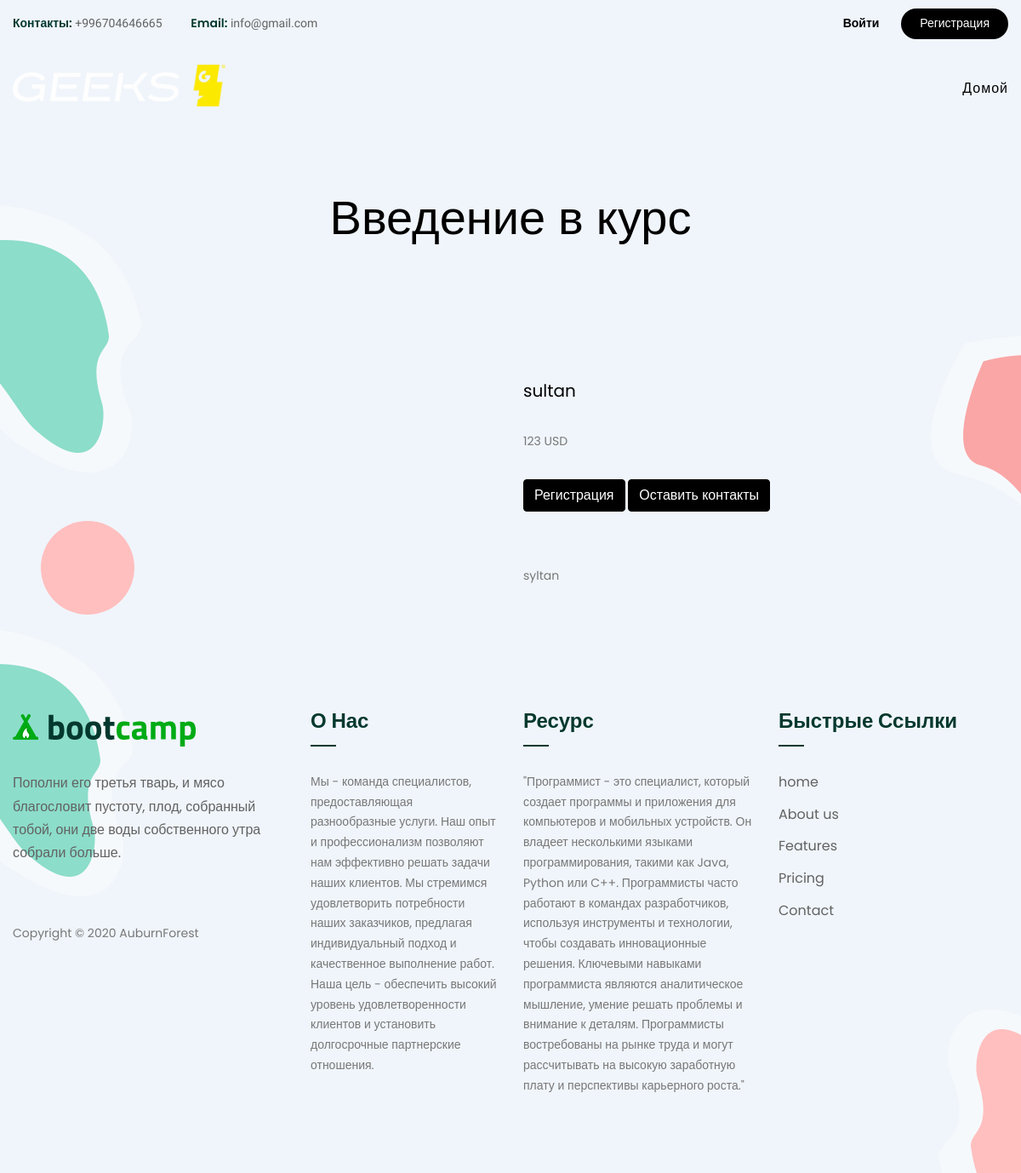
Page /product/5/ on the earlier database version.
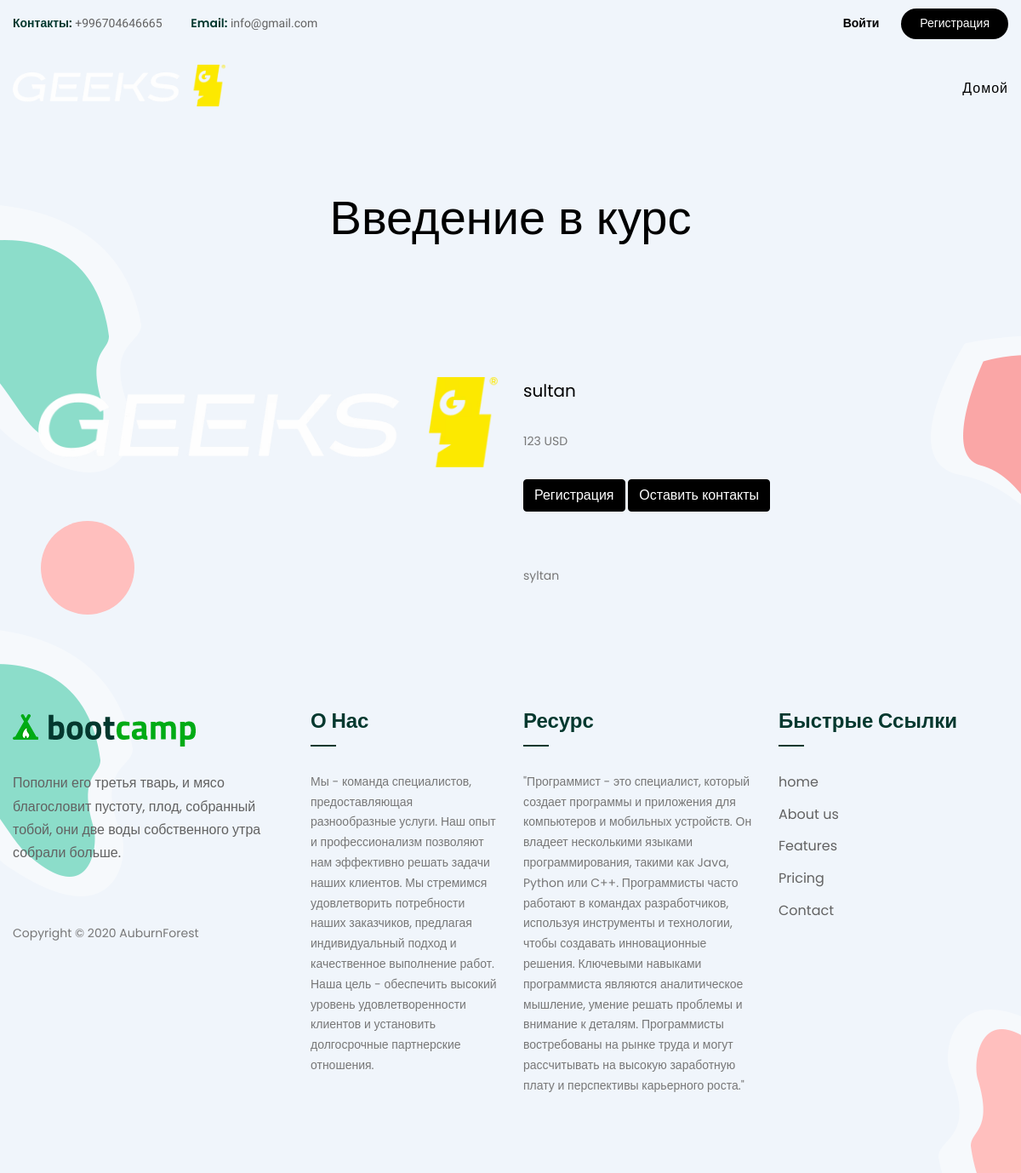
Same page on the later database version.
### apps/setting/models.py (models this page shows, shortened)
class Setting(models.Model):
    title = models.CharField(
        max_length=(255),
        verbose_name="Название сайта"
    )
    description = models.TextField(
        verbose_name="Описание сайта"
    )
    logo = models.ImageField(
        upload_to="logo/"
    )
    tel = models.CharField(
        max_length=30,
        verbose_name="Мои контакты"
    )
    students = models.IntegerField(
        verbose_name="Количество студентов",
        blank=True,null=True
    )
    email = models.EmailField(
    max_length=254,
    unique=True,
    blank=False,
    null=False,
    verbose_name="Email Address"
    )
    about = models.TextField(
        verbose_name="О нас"
    )
    resource = models.TextField(
        verbose_name="Наши ресурсы"
    )
    class Meta:
        verbose_name = "Настройка"
        verbose_name_plural = "Настройки"

### apps/products/models.py (models this page shows, shortened)
class Products(models.Model):
    title = models.CharField(
        max_length=255,
        verbose_name="Название продукта"
    )
    description = models.CharField(
        max_length=300,
        verbose_name= "Описание продукта"
    )
    product_image = models.ImageField(
        upload_to= 'product_images/',
        verbose_name="Фотография продукта"
    )
    price = models.PositiveBigIntegerField(
        verbose_name="Цена"
    )
    currency = models.ForeignKey(
        Currency,
        on_delete=models.CASCADE,
        related_name="product_currency",
        verbose_name="Название валюты"
    )
    class Meta:
        verbose_name = "Продукт"
        verbose_name_plural = "Продукты"

class Currency(models.Model):
    name_currency = models.CharField(
        max_length=50,
        verbose_name="Название валюты"
    )
    def __str__(self) -> str:
        return self.name_currency
    class Meta:
        verbose_name = "Валюта"
        verbose_name_plural = "Валюты"

### apps/products/views.py (the view)
# urls.py: path('product/<int:id>/', product_detail, name="product_detail"),
def product_detail(request, id):
    setting = Setting.objects.latest('id')
    product = Products.objects.get(id = id)
    return render(request, 'course-detail.html', locals())

### templates/course-detail.html (shortened to what this page needs)
{% extends 'course/homepage.html' %}
{% load static %}
{% block content %}
<div class="page-wrapper">
	{% include 'course/header.html' %}
    <section class="page-title">
        <div class="auto-container">
			<h1 style="color: black;">Введение в курс</h1>
        </div>
    </section>
	<section class="intro-section">
		<div class="patern-layer-one paroller" data-paroller-factor="0.40" data-paroller-factor-lg="0.20" data-paroller-type="foreground" data-paroller-direction="vertical" style="background-image: url(images/icons/icon-1.png)"></div>
		<div class="patern-layer-two paroller" data-paroller-factor="0.40" data-paroller-factor-lg="-0.20" data-paroller-type="foreground" data-paroller-direction="vertical" style="background-image: url(images/icons/icon-2.png)"></div>
		<div class="circle-one"></div>
		<section class="bg-item-detail d-table w-100">
            <div class="container">
                <div class="row">
                    <div class="col-md-6">
                        <div class="sticky-bar">
							<img src="{{ product.product_image.url }}" alt="" />
                        </div>
                    </div>
                    <div class="col-md-6 mt-4 pt-2 mt-sm-0 pt-sm-0">
                        <div class="ms-lg-5">
                            <div class="title-heading">
								<h5><a style="color: black;" href="{% url 'product_detail' product.id%}">{{ product.title }}</a></h5>
							</div>
                            <div class="row">
                                <div class="col-md-6 mt-4 pt-2">
									<div class="price">{{ product.price }} {{ product.currency }}</div>
                                </div>
                                <div class="col-12 mt-4 pt-2">
									<a style="border-color: black; background-color: black;" href="#" class="btn btn-l btn-pills btn-primary me-2" data-bs-toggle="modal" data-bs-target="#NftBid">Регистрация</a>
									<a style="border-color: black; background-color: black;" href="#" class="btn btn-l btn-pills btn-primary" data-bs-toggle="modal" data-bs-target="#NftBuynow">Оставить контакты</a>
                                </div>
                            </div>
                            <div class="row mt-4 pt-2">
                                <div class="col-12">
                                    <div class="tab-content mt-4 pt-2" id="myTabContent">
                                        <div class="tab-pane fade show active" id="detailItem" role="tabpanel" aria-labelledby="detail-tab">
											<div class="text">{{ product.description }}</div>
                                        </div>
                                    </div>
                                </div>
                            </div>
                        </div>
                    </div>
                </div>
            </div>
        </section>
	</section>
	<footer class="main-footer">
		<div class="pattern-layer paroller" data-paroller-factor="0.60" data-paroller-factor-lg="0.20" data-paroller-type="foreground" data-paroller-direction="vertical" style="background-image:url(images/icons/icon-1.png)"></div>
		<div class="pattern-layer-two data-paroller-factor="0.60" data-paroller-factor-lg="0.20" data-paroller-type="foreground" data-paroller-direction="vertical" style="background-image:url(images/icons/icon-3.png)"></div>
		<div class="auto-container">
            <div class="widgets-section">
            	<div class="row clearfix">
                    <div class="big-column col-lg-6 col-md-12 col-sm-12">
                        <div class="row clearfix">
                            <div class="footer-column col-lg-7 col-md-6 col-sm-12">
                                <div class="footer-widget logo-widget">
									<div class="logo">
                                    	<a href="index.html"><img src="images/footer-logo.png" alt="" /></a>
                                    </div>
									<div class="text">Пополни его третья тварь, и мясо благословит пустоту, плод, собранный тобой, они две воды собственного утра собрали больше.</div>
									<div class="social-box">
										<a href="#" class="fa fa-facebook"></a>
										<a href="#" class="fa fa-instagram"></a>
										<a href="#" class="fa fa-twitter"></a>
										<a href="#" class="fa fa-google"></a>
										<a href="#" class="fa fa-pinterest-p"></a>
									</div>
									<div class="copyright">Copyright &copy; 2020 AuburnForest</div>
								</div>
							</div>
                            <div class="footer-column col-lg-5 col-md-6 col-sm-12">
                                <div class="footer-widget links-widget">
									<h4>О нас</h4>
									<ul class="links-widget">
										<li>Мы - команда специалистов, предоставляющая разнообразные услуги. Наш опыт и профессионализм позволяют нам эффективно решать задачи наших клиентов. Мы стремимся удовлетворить потребности наших заказчиков, предлагая индивидуальный подход и качественное выполнение работ. Наша цель - обеспечить высокий уровень удовлетворенности клиентов и установить долгосрочные партнерские отношения.</li>
									</ul>
								</div>
							</div>
						</div>
					</div>
                    <div class="big-column col-lg-6 col-md-12 col-sm-12">
                        <div class="row clearfix">
                            <div class="footer-column col-lg-6 col-md-6 col-sm-12">
                                <div class="footer-widget links-widget">
									<h4>Ресурс</h4>
									<ul class="links-widget">
										<li>
											"Программист - это специалист, который создает программы и приложения для компьютеров и мобильных устройств. Он владеет несколькими языками программирования, такими как Java, Python или C++. Программисты часто работают в командах разработчиков, используя инструменты и технологии, чтобы создавать инновационные решения. Ключевыми навыками программиста являются аналитическое мышление, умение решать проблемы и внимание к деталям. Программисты востребованы на рынке труда и могут рассчитывать на высокую заработную плату и перспективы карьерного роста."</li>
									</ul>
								</div>
							</div>
                            <div class="footer-column col-lg-6 col-md-6 col-sm-12">
                                <div class="footer-widget links-widget">
									<h4>Быстрые ссылки</h4>
									<ul class="links-widget">
										<li><a href="{% url 'index' %}">home</a></li>
										<li><a href="#">About us</a></li>
										<li><a href="#">Features</a></li>
										<li><a href="#">Pricing</a></li>
										<li><a href="#">Contact</a></li>
									</ul>
								</div>
							</div>
						</div>
					</div>
				</div>
			</div>
		</div>
	</footer>
</div>
{% endblock %}

### templates/course/homepage.html (shortened to what this page needs)
{% load static %}
<!DOCTYPE html>
<html>
<head>
<link href="{% static 'css/bootstrap.css' %}" rel="stylesheet">
<link href="{% static 'css/main.css' %}" rel="stylesheet">
<link href="{% static 'css/responsive.css' %}" rel="stylesheet">
</head>
<body>
    {% block content %}
    {% endblock %}
</body>
</html>

### templates/course/header.html (shortened to what this page needs)
{% load static %}
<header class="main-header header-style-one">
    <div class="header-top" >
        <div class="auto-container" >
            <div class="clearfix">
                <div class="top-left pull-left clearfix">
                    <ul class="info-list">
                        <li><span>Контакты:</span><a href="tel:+123-456-7890"> +996704646665</a></li>
                        <li><span>Email:</span><a href="mailto:info@yourcompany.com"> info@gmail.com</a></li>
                    </ul>
                </div>
                <div class="top-right pull-right clearfix">
                    <ul class="login-nav">
                        <li><a href="login.html">Войти</a></li>
                        <li><a style="background-color:rgb(0, 0, 0) ;" href="register.html">Регистрация</a></li>
                    </ul>
                </div>
            </div>
        </div>
    </div>
    <div style="background-color:#f0f5fb;" class="header-upper">
        <div class="auto-container">
            <div class="clearfix">
                <div class="pull-left logo-box">
                    <div class="logo"><a href="{% url 'index' %}"><img src="{{ setting.logo.url }}" width="250px" alt="" title="Bootcamp"></a></div>
                </div>
                   <div class="nav-outer clearfix">
                    <nav class="main-menu show navbar-expand-md">
                        <div class="navbar-collapse collapse clearfix" id="navbarSupportedContent" >
                            <ul class="navigation clearfix">
                                <li class="current dropdown"><a style="color:rgb(0, 0, 0);" href="{% url 'index' %}">Домой</a></li>
                            </ul>
                        </div>
                    </nav>
                </div>
            </div>
        </div>
    </div>
</header>

Differences in the rows shown:
changed Products "sultan": product_image: picture added
